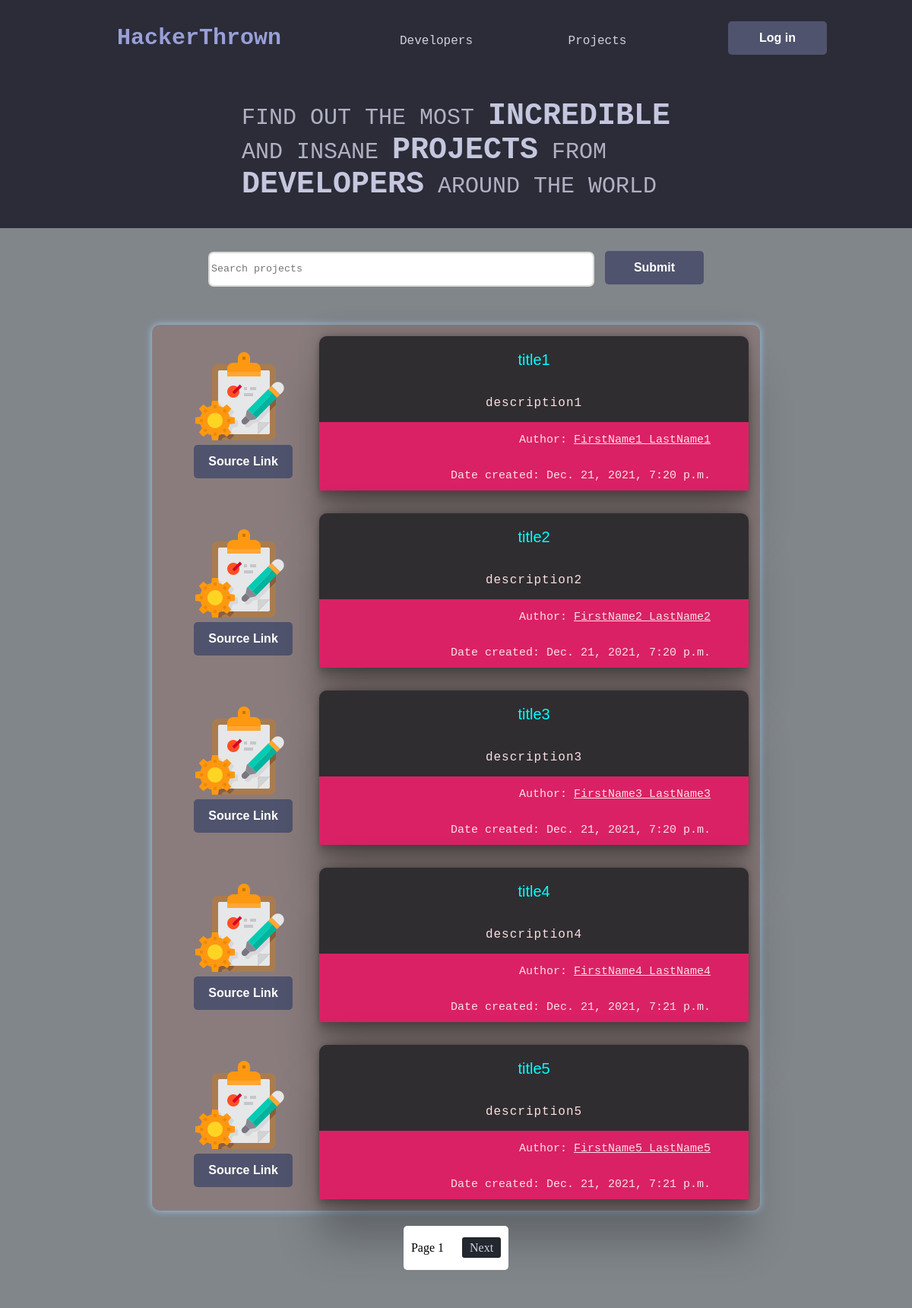
/projects/, run on the app's committed database.
### project/models.py (models this page shows, shortened)
class Project(models.Model):
    owner = models.ForeignKey(
        Developer, on_delete=models.CASCADE, null=True, blank=False)
    title = models.CharField(max_length=30, blank=False, null=True)
    photo = models.ImageField(null=True, upload_to='proj_pic/',
                              default='proj_pic/proj-default.png', blank=True)
    description = models.CharField(max_length=400, blank=False, null=True)
    source_link = models.URLField(null=True, blank=True)
    like_count = models.IntegerField(default=0, null=True)
    created = models.DateTimeField(auto_now_add=True)
    id = models.AutoField(unique=True, primary_key=True, editable=False)
    class Meta:
        ordering = ['id']

### users/models.py (models this page shows, shortened)
class Developer(models.Model):
    user = models.OneToOneField(User, on_delete=models.CASCADE, null=True, blank=True)
    first_name = models.CharField(max_length=30, blank=False, null=True)
    last_name = models.CharField(max_length=30, blank=False, null=True)
    email = models.EmailField(unique=True, blank=False, null=True)
    username = models.CharField(max_length=20, blank=False, null=True)
    password = models.CharField(max_length=15, blank=False, null=True)
    work_position = models.CharField(max_length=30, blank=False, null=True)
    short_bio = models.CharField(max_length=100, blank=False, null=True)
    social_link_github = models.URLField(null=True, blank=True)
    social_link_linkedIn = models.URLField(null=True, blank=True)
    created = models.DateTimeField(auto_now_add=True)
    id = models.AutoField(primary_key=True, unique=True, editable=False)
    class Meta:
        ordering = ['id']

### project/views.py (the view)
# urls.py: path('', views.proj_page, name='proj-page'),
def proj_page(request):
    projects = []
    for project in Project.objects.all():
        if project.owner.first_name and project.owner.last_name and project.owner.short_bio and project.owner.work_position:
            projects.append(project)
    if request.method == 'GET':
        search_proj = request.GET.get('search-proj')
        if bool(search_proj):
            search_proj = search_proj.strip()
            projects = Project.objects.filter(Q(title__contains=search_proj) | Q(
                owner__last_name__contains=search_proj) | Q(
                    owner__first_name__contains=search_proj))
    if 'next' in request.GET:
        id = int(request.GET['next'])
        side_projects = Project.objects.filter(owner=Developer.objects.get(id=id))
        projects = side_projects
    paginator = Paginator(projects, 5)
    page_number = request.GET.get('page')
    page_obj = paginator.get_page(page_number)
    context = {
        'page_obj': page_obj,
    }
    return render(request, 'proj_page.html', context)

### project/templates/proj_page.html (shortened to what this page needs)
{% extends 'base_page.html' %}{% load static %}{% block content %}
<main>
  <div class="main-page-container">
    <div class="upp-part-page">
      <div class="nav-bar-container">{% include 'nav_bar.html' %}</div>
      <div class="description-upp-part-page">
        <p class="main-page-descript">
          FIND OUT THE MOST <b>INCREDIBLE</b> <br />
          AND INSANE <b>PROJECTS</b> FROM <br />
          <b>DEVELOPERS</b> AROUND THE WORLD
        </p>
      </div>
    </div>
<div class="low-part-page-container">
  <div class="search-bar-container">
    <form action="" method="get">
      <input
        type="text"
        name="search-proj"
        id="search-text"
        placeholder="Search projects"
        class="search-bar-input"
      />
      <button type="submit" class="search-bar-button">Submit</button>
    </form>
  </div>
  <div class="low-part-page-projs">
    <div class="projs-container">
      {% for project in page_obj %}
      <div class="proj-container">
        <div class="proj-img-continer">
          {% if 'proj-default.png' in project.photo.name %}
          <img
            src="{% static 'img/proj_pic/proj-default.png' %}"
            alt="project image"
            class="proj-img"
          />
          {% else %}
          <img
            src="{{project.photo}}"
            alt="project image"
            class="proj-img"
          />
          {% endif %}
        <a href="{{project.source_link}}"><button class="proj-src-link">Source Link</button></a>
        </div>
        <div class="proj-title-description">
          <p class="proj-title">{{project.title}}</p>
          <p class="proj-description">{{project.description}}</p>
          <div class="proj-container-auth--date">
            <p class="proj-author proj-auth-date">
              Author: <a href="{% url 'dev-page' %}?next={{project.id}}"><span>{{project.owner.first_name}} {{project.owner.last_name}}</span></a>
            </p>
            <p class="proj-date-created proj-auth-date">
              Date created: <span>{{project.created}}</a>
            </p>
          </div>
        </div>
      </div>
      {% endfor %}
    </div>
    {% if page_obj %}
    <div class="pagination">
      <span class="step-links">
          <span class="current">
              Page {{ page_obj.number }}
          </span>
          {% if page_obj.has_next %}
              <a href="?page={{ page_obj.next_page_number }}">Next</a>
          {% endif %}
      </span>
  </div>
  {% endif %}
  </div>
</div>
{% endblock content %}

### static/css/base_page.css (style rules this page uses)
html, body, main { margin: 0; height: 100%; }
.upp-part-page { display: flex; flex-direction: column; height: 300px; width: 100%; background-color: #2b2c37; }
a { text-decoration: none; color: #ced0e2; }
.description-upp-part-page { margin: 0 auto; }
.main-page-descript { font-family: Monospace, Sans-serif, Garamond; font-size: 30px; color: #b0b1c4; }
b { color: #c5c7df; font-size: 40px; }
.search-bar-container { padding-top: 30px; padding-bottom: 30px; display: flex; margin-top: 0; margin-bottom: 0; margin-left: auto; margin-right: auto; justify-content: center; }
.search-bar-input { width: 500px; height: 40px; background-color: white; font-family: Monospace, Sans-serif, Garamond; border: 2px solid #dadada; border-radius: 7px; }
.search-bar-button { margin-left: 10px; height: 44px; border-radius: 5px; border: none; width: 130px; background-color: #50536d; color: white; font-size: 16px; font-weight: bold; }
.low-part-page-container { margin: 0; background-color: #81868b; }
.pagination { display: flex; justify-content: center; }
.step-links { background-color: white; padding: 20px 0; margin-bottom: 30px; border-radius: 5px; }
.step-links a { margin: 0 10px; padding: 5px 10px; background-color: #23272e; border-radius: 3px; }
.current { padding: 0 10px; }
.low-part-page-projs { padding-bottom: 20px; }
.projs-container { background-color: #8a7c7c; width: 800px; margin: 20px auto; border-radius: 10px; border-color: #9ecaed; box-shadow: 0 0 10px #9ecaed; }
.proj-container { display: grid; grid-template-columns: 200px 1fr; gap: 5px; padding: 15px 15px; }
.proj-img-continer { display: flex; flex-direction: column; justify-content: center; align-items: center; }
.proj-src-link { margin-left: 10px; height: 44px; border-radius: 5px; border: none; width: 130px; background-color: #50536d; color: white; font-size: 16px; font-weight: bold; cursor: pointer; }
.proj-title-description { display: flex; flex-direction: column; align-items: center; background-color: #2f2d30; border-radius: 10px 10px 0 0; box-shadow: rgba(0, 0, 0, 0.25) 0px 54px 55px, rgba(0, 0, 0, 0.12) 0px -12px 30px, rgba(0, 0, 0, 0.12) 0px 4px 6px, rgba(0, 0, 0, 0.17) 0px 12px 13px, rgba(0, 0, 0, 0.09) 0px -3px 5px; }
.proj-title { color: #fbe0e2; font-size: 20px; font-family: "Lucida Sans", "Lucida Sans Regular", "Lucida Grande", "Lucida Sans Unicode", Geneva, Verdana, sans-serif; }
.proj-description { text-align: center; word-break: break-all; padding: 0 50px; color: #fbe0e2; letter-spacing: 1px; word-spacing: 5px; font-family: monospace, Verdana, Geneva, Tahoma, sans-serif; }
.proj-container-auth--date { grid-column: 2; display: flex; flex-direction: column; align-items: end; background-color: #da2165; width: 100%; height: 90px; }
.proj-auth-date { padding-right: 50px; color: #fbe0e2; font-family: monospace; font-size: 15px; }
.proj-auth-date a { color: #fbe0e2; font-style: bold; }
.proj-auth-date a:link { text-decoration: underline; }
.proj-title { color: aqua; text-align: center; }

### data on the page
Project: title "title1", description "description1", owner.first_name "FirstName1", owner.last_name "LastName1", created "Dec. 21, 2021, 7:20 p.m."
Project: title "title2", description "description2", owner.first_name "FirstName2", owner.last_name "LastName2", created "Dec. 21, 2021, 7:20 p.m."
Project: title "title3", description "description3", owner.first_name "FirstName3", owner.last_name "LastName3", created "Dec. 21, 2021, 7:20 p.m."
Project: title "title4", description "description4", owner.first_name "FirstName4", owner.last_name "LastName4", created "Dec. 21, 2021, 7:21 p.m."
Project: title "title5", description "description5", owner.first_name "FirstName5", owner.last_name "LastName5", created "Dec. 21, 2021, 7:21 p.m."

### other printed values
{{ page_obj.number }} "1"
